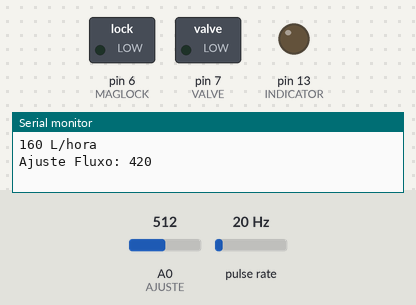
Bench run of a sketch on a simulated Arduino Uno, built with avr-gcc and run on an emulated ATmega328P. On the bench: switched loads named in the sketch (green lamp = pin HIGH), output pins drawn as LEDs (lit = HIGH), the last lines printed to the serial monitor. Wiring (inferred from the names in the program): pulse sensor: data pin 2. Inputs (shaded band) come from the test bench; at power-on: pulse rate 20 Hz, A0 (AJUSTE) = 512.

Above: at 1.2 s.
1.3 s: pulse rate (sensor on pin 2) set to 51 Hz
4.2 s: pulse rate (sensor on pin 2) set to 55 Hz
At 6.3 s:
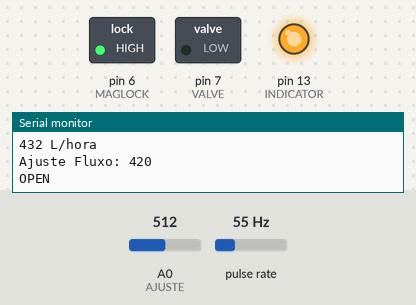
Timing chart, 0 to 7.8 s (numbered marks = the images above; inputs shaded):
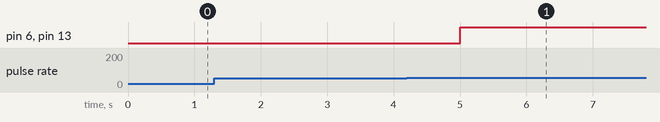

Measured:
- the behaviour switches between 52 and 53 Hz on pulse rate (sensor on pin 2) (found by bisection; images 0 and 1)
- after the input at 4.2 s, pin 6 (MAGLOCK), pin 13 (INDICATOR): LOW → HIGH after 0.80 s

The sketch:

Escape_Room_Torneira_Alcapao.ino
```cpp
/* Distribuição dos pinos do Arduino */

#define FLOWSENSOR    2 // Precisa ser um pino com interrupção 2 ou 3
#define MAGLOCK       6 // Fechadura
#define VALVE         7 // Válvula
#define INDICATOR     13 // Led on board indicador de funcionamento

#define AJUSTE        A0 // Botando um potenciometro de 10k para regular a sensibilidade

/* O limite de disparo do sensor é regulado aqui */

#define FLUXO         1000 // Limite de disparo do sensor

volatile int freqFluxo;
int litrosHora; // litros por hora
unsigned long tempoAtual;
unsigned long duracaoLoop;
int ajusteFluxo;

void medicaoFluxo () // Interrupt function

{
  freqFluxo++;
}

void setup()
{
  pinMode(FLOWSENSOR, INPUT);

  pinMode (MAGLOCK, OUTPUT);
  pinMode (VALVE, OUTPUT);
  pinMode (INDICATOR, OUTPUT);

  digitalWrite (MAGLOCK, LOW);
  digitalWrite (VALVE, LOW);
  digitalWrite (INDICATOR, LOW);
  Serial.begin(115200);
  attachInterrupt(0, medicaoFluxo, RISING); // Setup Interrupt
  sei(); // Habilita as interrupções
  tempoAtual = millis();
  duracaoLoop = tempoAtual;
}

void loop ()
{
  tempoAtual = millis();
  // A cada 1000 milisegundos (1 segundo) imprime o fluxo atual
   if (tempoAtual >= (duracaoLoop + 1000))
  {
    /* criei um potenciometro para ajustar a intensidade do fluxo */
    int pot = analogRead (AJUSTE);
    ajusteFluxo = map (pot, 140, 1024, 0, FLUXO);

    // ajusteFluxo = FLUXO; // se quiser remover o potenciometro e manter um valor fixo

    duracaoLoop = tempoAtual; // Updates duracaoLoop
    // A frequencia do pulso é (Hz) = 7.5Q, Q e a taxa de fluxo em L/minutos.
    litrosHora = (freqFluxo * 60 / 7.5); // (Frquencia de pulso x 60 min) / 7.5Q = taxa de fluxo em L/hora
    freqFluxo = 0; // Reset Counter
    Serial.print(litrosHora, DEC); // Exibe o fluxo atual em litros por hora
    Serial.println(" L/hora");
    Serial.print ("Ajuste Fluxo: ");
    Serial.println (ajusteFluxo);
    if (litrosHora > ajusteFluxo) { // alterando para ler o potenciometro
      Serial.println ("OPEN");
      digitalWrite (MAGLOCK, HIGH);
      digitalWrite (INDICATOR, HIGH);
      // digitalWrite (VALVE, HIGH);
      delay (3000);
    } else {
      digitalWrite (MAGLOCK, LOW);
      digitalWrite (INDICATOR, LOW);
      // digitalWrite (VALVE, LOW);
    }
  }
}
```
